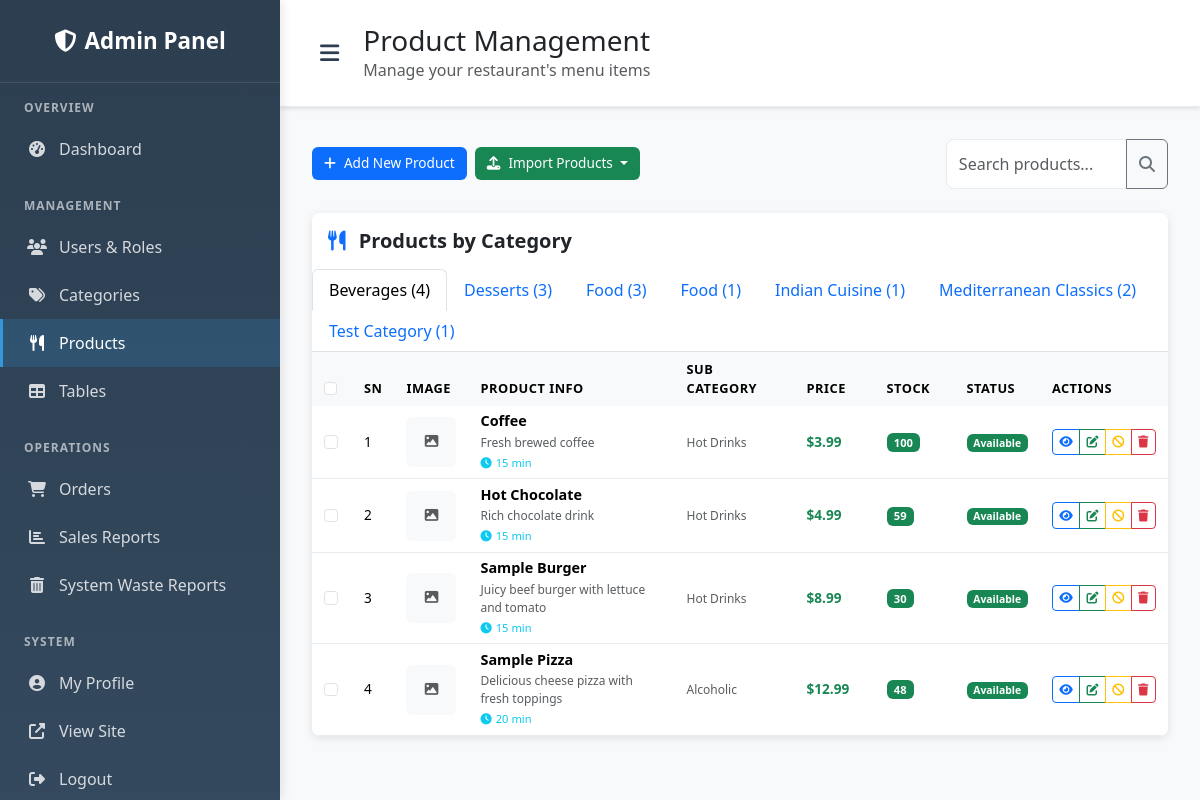
/admin-panel/products/ (signed in), run on an earlier commit of the app's database.
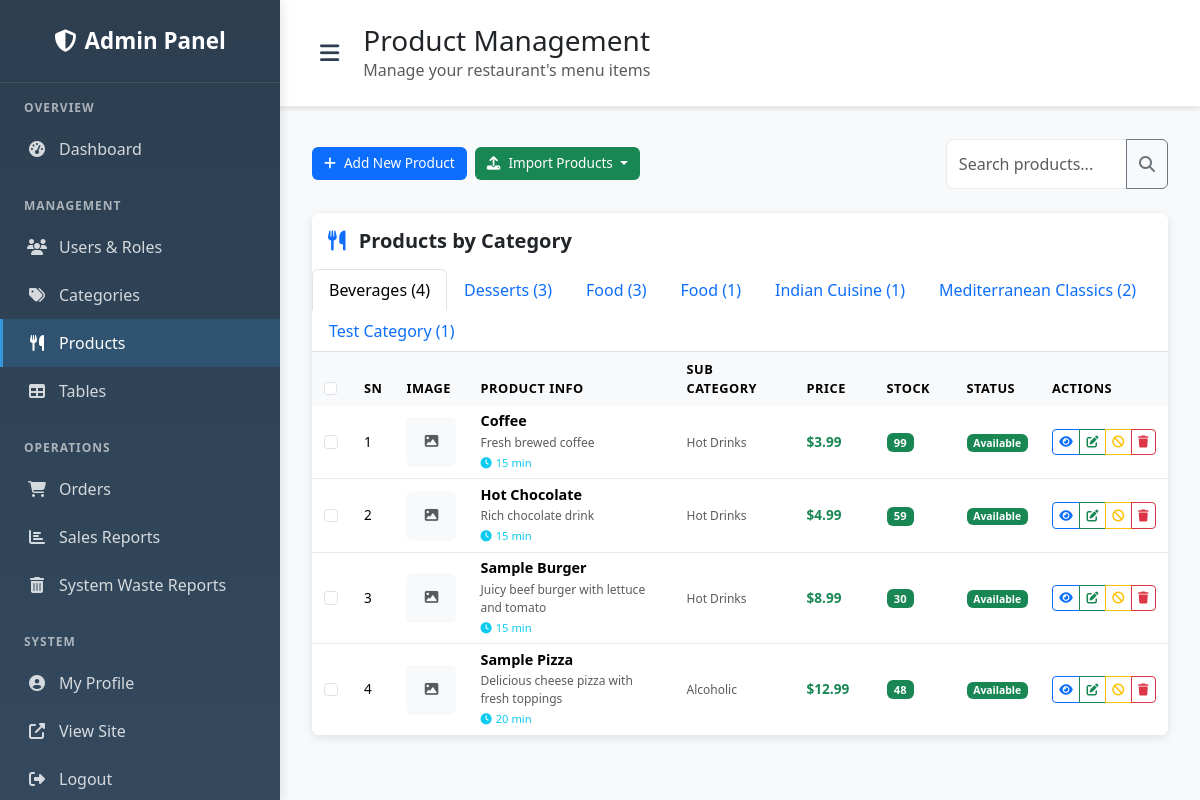
And on a later commit of the database.
### restaurant/models.py (models this page shows, shortened)
class Product(models.Model):
    name = models.CharField(max_length=200)
    description = models.TextField()
    main_category = models.ForeignKey(MainCategory, on_delete=models.CASCADE, related_name='products')
    sub_category = models.ForeignKey(SubCategory, on_delete=models.CASCADE, related_name='products', null=True, blank=True)
    price = models.DecimalField(max_digits=10, decimal_places=2, validators=[MinValueValidator(Decimal('0.01'))])
    available_in_stock = models.IntegerField(default=0, validators=[MinValueValidator(0)])
    image = models.ImageField(upload_to='products/', blank=True, null=True)
    is_available = models.BooleanField(default=True)
    preparation_time = models.IntegerField(help_text="Time in minutes", default=15)
    created_at = models.DateTimeField(auto_now_add=True)
    updated_at = models.DateTimeField(auto_now=True)
    class Meta:
        ordering = ['name']

class SubCategory(models.Model):
    main_category = models.ForeignKey(MainCategory, on_delete=models.CASCADE, related_name='subcategories')
    name = models.CharField(max_length=100)
    description = models.TextField(blank=True)
    is_active = models.BooleanField(default=True)
    created_at = models.DateTimeField(auto_now_add=True)
    class Meta:
        verbose_name = "Sub Category"
        verbose_name_plural = "Sub Categories"
        unique_together = ['main_category', 'name']

### admin_panel/views.py (the view)
# urls.py: path('products/', views.manage_products, name='manage_products'),
@login_required
def manage_products(request):
    if not (request.user.is_administrator() or request.user.is_owner()):
        messages.error(request, "Access denied. Administrator or Owner privileges required.")
        return redirect('restaurant:home')
    try:
        owner_filter = get_owner_filter(request.user)
        if owner_filter:
            main_categories = MainCategory.objects.filter(
                is_active=True,
                owner=owner_filter
            ).order_by('name')
            all_products = Product.objects.filter(
                main_category__owner=owner_filter
            ).select_related('main_category', 'sub_category').order_by('name')
        else:
            main_categories = MainCategory.objects.filter(is_active=True).order_by('name')
            all_products = Product.objects.select_related('main_category', 'sub_category').all().order_by('name')
        paginated_categories = []
        for category in main_categories:
            category_products = all_products.filter(main_category=category)
            page_param = f'page_{category.id}'
            page_number = request.GET.get(page_param, 1)
            paginator = Paginator(category_products, 10)
            page_obj = paginator.get_page(page_number)
            if category_products.exists():
                paginated_categories.append({
                    'category': category,
                    'products': page_obj,
                    'page_param': page_param,
                    'total_count': category_products.count()
                })
    except PermissionDenied:
        messages.error(request, 'You are not associated with any restaurant.')
        return redirect('restaurant:home')
    context = {
        'main_categories': paginated_categories,
        'all_main_categories': main_categories,  # Add this for the form dropdown
        'restaurant_name': request.user.get_restaurant_name() if not request.user.is_administrator() else "All Restaurants",
    }
    return render(request, 'admin_panel/manage_products.html', context)

### accounts/models.py (called while the page is built)
def get_owner_filter(user):
    if user.is_administrator():
        return None  # Administrators can see all data
    elif user.is_owner():
        return user  # Owners see their own data
    elif user.owner:
        return user.owner  # Staff/customers see their owner's data
    else:
        raise PermissionDenied("User is not associated with any owner.")

    def is_administrator(self):
        return self.role and self.role.name == 'administrator'

    def is_owner(self):
        return self.role and self.role.name == 'owner'

### templates/admin_panel/manage_products.html (shortened to what the changed rows need)
{% extends 'admin_panel/base.html' %}
{% block page_title %}Product Management{% endblock %}
{% block content %}
<div class="card modern-table">
    <div class="card-body p-0">
        <div class="tab-content" id="nav-tabContent">
            {% for category_data in main_categories %}
                <div class="tab-pane fade {% if forloop.first %}show active{% endif %}" id="nav-{{ category_data.category.id }}"
                     role="tabpanel" aria-labelledby="nav-{{ category_data.category.id }}-tab">
                    <div class="table-responsive">
                        <table class="table table-hover mb-0">
                            <thead class="table-light">
                                <tr>
                                    <th style="width: 40px;">
                                        <input type="checkbox" id="selectAll-{{ category_data.category.id }}" class="form-check-input select-all-checkbox" data-category="{{ category_data.category.id }}">
                                    </th>
                                    <th style="width: 40px; color: black;">SN</th>
                                    <th style="width: 60px; color: black;">Image</th>
                                    <th style="color: black;">Product Info</th>
                                    <th style="width: 120px; color: black;">Sub Category</th>
                                    <th style="width: 80px; color: black;">Price</th>
                                    <th style="width: 80px; color: black;">Stock</th>
                                    <th style="width: 80px; color: black;">Status</th>
                                    <th style="width: 120px; color: black;">Actions</th>
                                </tr>
                            </thead>
                            <tbody>
                                {% for product in category_data.products %}
                                <tr id="product-row-{{ product.id }}" data-product-id="{{ product.id }}">
                                    <td>
                                        <input type="checkbox" class="form-check-input product-checkbox"
                                               value="{{ product.id }}" data-product-name="{{ product.name }}">
                                    </td>
                                    <td>{{ category_data.products.start_index|add:forloop.counter0 }}</td>
                                    <td>
                                        {% if product.image %}
                                            <img src="{{ product.image.url }}" alt="{{ product.name }}" class="product-image" style="width: 50px; height: 50px; object-fit: cover; border-radius: 6px;">
                                        {% else %}
                                            <div style="width: 50px; height: 50px;" class="bg-light d-flex align-items-center justify-content-center rounded">
                                                <i class="fas fa-image text-muted"></i>
                                            </div>
                                        {% endif %}
                                    </td>
                                    <td>
                                        <div>
                                            <h6 class="mb-1 fw-bold" style="font-size: 0.9rem;">{{ product.name }}</h6>
                                            <p class="text-muted mb-0 small" style="font-size: 0.75rem;">{{ product.description|truncatechars:50 }}</p>
                                            <small class="text-info" style="font-size: 0.7rem;">
                                                <i class="fas fa-clock me-1"></i>{{ product.preparation_time }} min
                                            </small>
                                        </div>
                                    </td>
                                    <td>
                                        <small class="text-muted" style="font-size: 0.75rem;">{{ product.sub_category.name }}</small>
                                    </td>
                                    <td>
                                        <span class="fw-bold text-success" style="font-size: 0.85rem;">${{ product.price|floatformat:2 }}</span>
                                    </td>
                                    <td>
                                        {% if product.available_in_stock > 20 %}
                                            <span class="badge bg-success" style="font-size: 0.7rem;">{{ product.available_in_stock }}</span>
                                        {% elif product.available_in_stock > 5 %}
                                            <span class="badge bg-warning" style="font-size: 0.7rem;">{{ product.available_in_stock }}</span>
                                        {% elif product.available_in_stock > 0 %}
                                            <span class="badge bg-danger" style="font-size: 0.7rem;">{{ product.available_in_stock }}</span>
                                        {% else %}
                                            <span class="badge bg-secondary" style="font-size: 0.7rem;">Out</span>
                                        {% endif %}
                                    </td>
                                    <td>
                                        {% if product.is_available %}
                                            <span class="badge bg-success" style="font-size: 0.65rem;">Available</span>
                                        {% else %}
                                            <span class="badge bg-danger" style="font-size: 0.65rem;">Unavailable</span>
                                        {% endif %}
                                    </td>
                                    <td class="product-actions">
                                        <div class="btn-group" role="group">
                                            <button class="btn btn-sm btn-outline-primary view-product-btn"
                                                    data-product-id="{{ product.id }}"
                                                    data-bs-toggle="tooltip" title="View Details"
                                                    style="padding: 0.2rem 0.4rem; font-size: 0.75rem;">
                                                <i class="fas fa-eye"></i>
                                            </button>
                                            <button class="btn btn-sm btn-outline-success edit-product-btn"
                                                    data-product-id="{{ product.id }}"
                                                    data-bs-toggle="tooltip" title="Edit Product"
                                                    style="padding: 0.2rem 0.4rem; font-size: 0.75rem;">
                                                <i class="fas fa-edit"></i>
                                            </button>
                                            <button class="btn btn-sm btn-outline-warning toggle-availability-btn"
                                                    data-product-id="{{ product.id }}"
                                                    data-available="{{ product.is_available|yesno:'false,true' }}"
                                                    data-bs-toggle="tooltip" title="Toggle Availability"
                                                    style="padding: 0.2rem 0.4rem; font-size: 0.75rem;">
                                                {% if product.is_available %}
                                                    <i class="fas fa-ban"></i>
                                                {% else %}
                                                    <i class="fas fa-check"></i>
                                                {% endif %}
                                            </button>
                                            <button class="btn btn-sm btn-outline-danger delete-product-btn"
                                                    data-product-id="{{ product.id }}"
                                                    data-product-name="{{ product.name }}"
                                                    data-bs-toggle="tooltip" title="Delete Product"
                                                    style="padding: 0.2rem 0.4rem; font-size: 0.75rem;">
                                                <i class="fas fa-trash"></i>
                                            </button>
                                        </div>
                                    </td>
                                </tr>
                                {% endfor %}
                            </tbody>
                        </table>
                    </div>
                </div>
            {% endfor %}
        </div>
    </div>
</div>
{% endblock %}

What changed in the data, as far as the page shows it:
changed Product "Coffee": available_in_stock "100" → "99"
